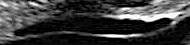
#> input picture obes_2/lab1/image0261+gray+slice1.png, 190 x 45 px
$ python 6.py   (older library calls are emulated)
#> lines starting #> are read from the running program, lines starting #| are printed output that depends on the picture; after the words box and inside, x2 and y2 are one past the last pixel; in counts of white or black regions, pixels touching at a corner belong together
import cv2, skimage
from matplotlib import pyplot as plt
import numpy as np

im1_arr = cv2.imread('image0261+gray+slice1.png', cv2.IMREAD_GRAYSCALE);
#> im1_arr is the input picture: shape (45, 190); min 0, max 255, mean 59
result = skimage.filters.try_all_threshold(im1_arr, figsize=(8, 5), verbose=True);
#| skimage.filters.thresholding.threshold_isodata
#| skimage.filters.thresholding.threshold_li
#| skimage.filters.thresholding.threshold_mean
#| skimage.filters.thresholding.threshold_minimum
#| skimage.filters.thresholding.threshold_otsu
#| skimage.filters.thresholding.threshold_triangle
#| skimage.filters.thresholding.threshold_yen
threshold = skimage.filters.threshold_otsu(im1_arr);
#> threshold = 82
predicted = np.uint8(im1_arr > threshold) * 255;
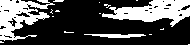
#> predicted: shape (45, 190); 31% white; 16 white regions (13 under 20 px), largest, box (x1, y1, x2, y2) and area: (102, 0, 190, 27) 1254, (0, 0, 55, 41) 1145, (84, 34, 146, 38) 170
plt.figure();
plt.imshow(predicted, cmap='gray');
plt.show();
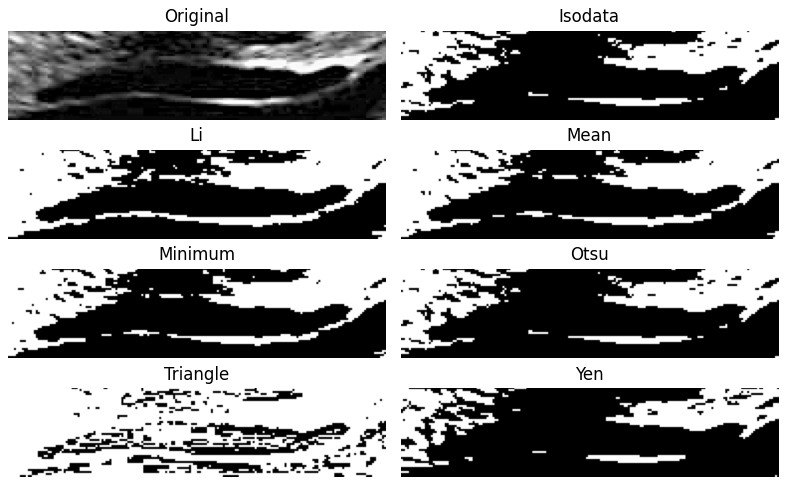
#> figure drawn by matplotlib, 8 panels

sobel = cv2.Sobel(predicted, ddepth=cv2.CV_64F, dx=1, dy=1, ksize=5);
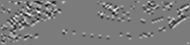
#> sobel: shape (45, 190) float64; min -3825, max 4080, mean 0.4; drawn with min black and max white
canny = cv2.Canny(predicted, threshold1=200, threshold2=400);
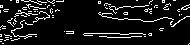
#> canny: shape (45, 190); 9.7% white in thin lines or dots
gauss = cv2.GaussianBlur(predicted,(5,5),0);
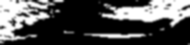
#> gauss: shape (45, 190); min 0, max 255, mean 79.1
plt.figure();
plt.imshow(sobel.astype(np.uint8), cmap = "gray");
plt.title("Sobel");
plt.figure();
plt.imshow(canny, cmap = "gray");
plt.title("Canny");
plt.figure();
plt.imshow(gauss, cmap = "gray");
plt.title("Gauss");
plt.show();
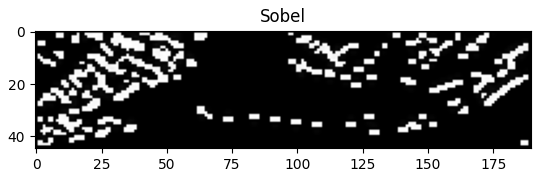
#> figure drawn by matplotlib, 1 panel
